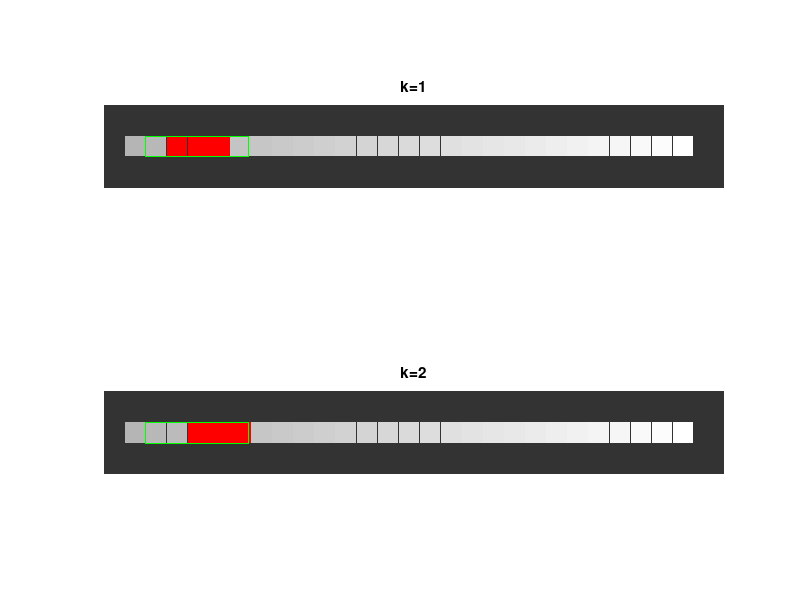

Source code (MATLAB):
function show_kcf_th

    M = 200;
    N = 1500;
    canvas = zeros(M, N, 3);
    canvas(:,:,1) = 0.2;
    canvas(:,:,2) = 0.2;
    canvas(:,:,3) = 0.2;
    canvas = draw_line(canvas, 75, 50, 50, 50, 27,  [1 1 1]);
    canvas = draw_cow(canvas,  75, 150, 50, 50, 3,  [1 0 0]);
    canvas = draw_rect(canvas, 75, 100, 50, 250, [0 1 0]);
    subplot(2,1,1);imshow(canvas);title('k=1');
    
    canvas = zeros(M, N, 3);
    canvas(:,:,1) = 0.2;
    canvas(:,:,2) = 0.2;
    canvas(:,:,3) = 0.2;
    canvas = draw_line(canvas, 75, 50, 50, 50, 27,  [1 1 1]);
    canvas = draw_cow(canvas,  75, 200, 50, 50, 3,  [1 0 0]);
    canvas = draw_rect(canvas, 75, 100, 50, 250, [0 1 0]);    
    subplot(2,1,2);imshow(canvas);title('k=2');
    
    function canvas = draw_block(canvas, x,y,w,h,c)
        temp = ones(w,h,3);
        temp(:,:,1) = c(1);
        temp(:,:,2) = c(2);
        temp(:,:,3) = c(3);
        canvas(x:x+w-1, y:y+h-1, :) = temp;
    end
    
    function canvas = draw_line(canvas, x, y, w, h, m, c)
        for i=1:m
            canvas = draw_block(canvas, x, y + 50*(i-1) + i, w, h, c*(0.7 + i/m * 0.3));    
        end        
    end

    function canvas = draw_cow(canvas, x, y, w, h, m, c)
        p = y / w;
        for i=1:m
            canvas = draw_block(canvas, x, y + 50*(i-1) + i + p - 1, w, h, c);    
        end        
    end

    function canvas = draw_rect(canvas, x, y, w, h, c)
        canvas(x:x+w-1, y:y+2, 1) = c(1);
        canvas(x:x+w-1, y:y+2, 2) = c(2);
        canvas(x:x+w-1, y:y+2, 3) = c(3);
        
        canvas(x:x+w-1, y+h:y+h+2, 1) = c(1);
        canvas(x:x+w-1, y+h:y+h+2, 2) = c(2);
        canvas(x:x+w-1, y+h:y+h+2, 3) = c(3);
        
        canvas(x:x+2, y:y+h+2, 1) = c(1);
        canvas(x:x+2, y:y+h+2, 2) = c(2);
        canvas(x:x+2, y:y+h+2, 3) = c(3);
        
        canvas(x+w:x+w+2, y:y+h+2, 1) = c(1);
        canvas(x+w:x+w+2, y:y+h+2, 2) = c(2);
        canvas(x+w:x+w+2, y:y+h+2, 3) = c(3);
    end

end